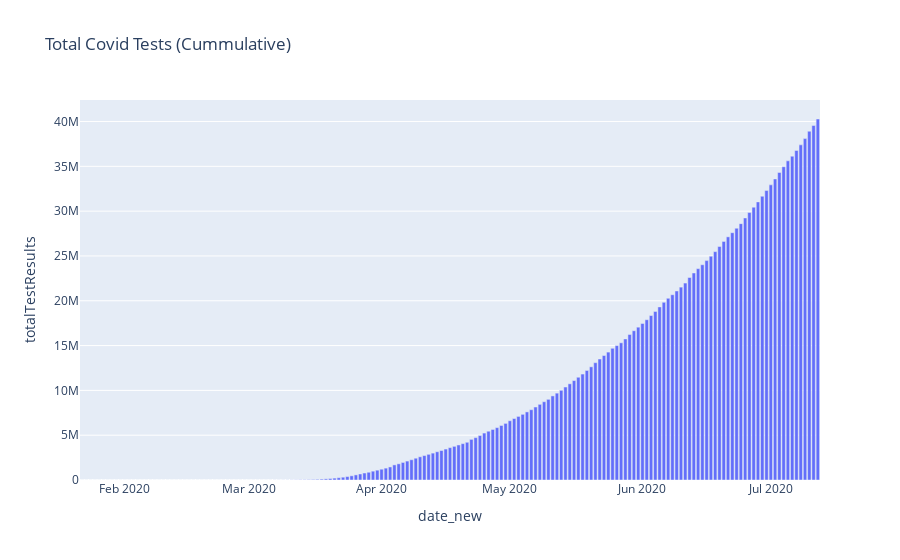

Here is the notebook cell this chart was saved with:
### Code cell
fig = px.bar(df
             ,x="date_new"
             ,y="totalTestResults"
             ,hover_data=['totalTestResults']
             ,title="Total Covid Tests (Cummulative)")
fig.show()

### Figure 1 — Plotly figure (JSON) as saved in the notebook; plotly's stock layout.template omitted (floating-point values rounded to 4 significant figures; data arrays with more than 128 entries replaced by an {"elided": "..."} marker saying what was removed)
{"data": [{"alignmentgroup": "True", "customdata": {"elided": "173x1 int values"}, "hovertemplate": "date_new=%{x}<br>totalTestResults=%{customdata[0]}<extra></extra>", "legendgroup": "", "marker": {"color": "#636efa"}, "name": "", "offsetgroup": "", "orientation": "v", "showlegend": false, "textposition": "auto", "type": "bar", "x": {"elided": "173 str values"}, "xaxis": "x", "y": {"elided": "173 int values"}, "yaxis": "y"}], "layout": {"barmode": "relative", "legend": {"tracegroupgap": 0}, "title": {"text": "Total Covid Tests (Cummulative)"}, "xaxis": {"anchor": "y", "domain": [0, 1], "title": {"text": "date_new"}}, "yaxis": {"anchor": "x", "domain": [0, 1], "title": {"text": "totalTestResults"}}}}
